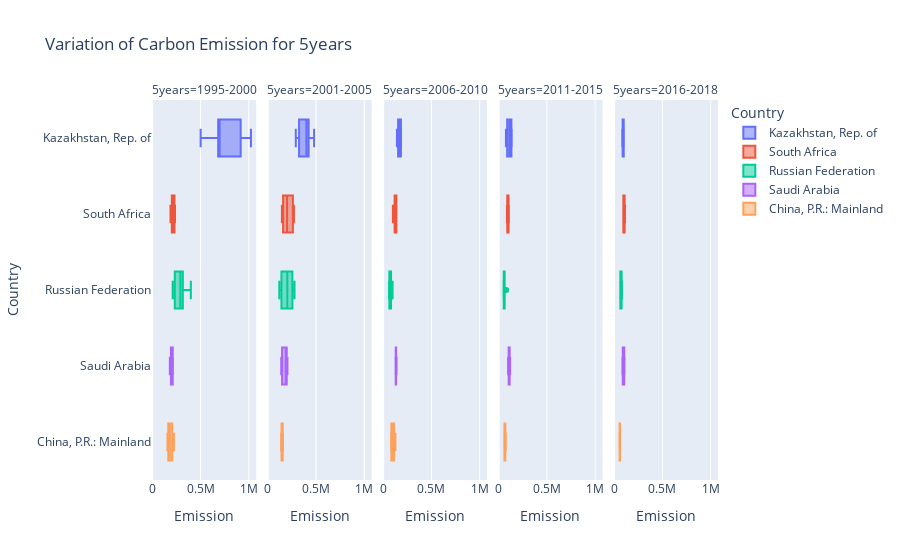

Here is the notebook cell this chart was saved with:
### Code cell
px.box(data_frame=dfm2, x='Emission', y='Country', color='Country', title='Variation of Carbon Emission for 5years',facet_col='5years')

### Figure 1 — Plotly figure (JSON) as saved in the notebook; plotly's stock layout.template omitted (floating-point values rounded to 4 significant figures)
{"data": [{"alignmentgroup": "True", "hovertemplate": "Country=%{y}<br>5years=1995-2000<br>Emission=%{x}<extra></extra>", "legendgroup": "Kazakhstan, Rep. of", "marker": {"color": "#636efa"}, "name": "Kazakhstan, Rep. of", "notched": false, "offsetgroup": "Kazakhstan, Rep. of", "orientation": "h", "showlegend": true, "type": "box", "x": [1022501, 915997, 696541, 698809, 683015, 501442], "x0": " ", "xaxis": "x", "y": ["Kazakhstan, Rep. of", "Kazakhstan, Rep. of", "Kazakhstan, Rep. of", "Kazakhstan, Rep. of", "Kazakhstan, Rep. of", "Kazakhstan, Rep. of"], "y0": " ", "yaxis": "y"}, {"alignmentgroup": "True", "hovertemplate": "Country=%{y}<br>5years=2001-2005<br>Emission=%{x}<extra></extra>", "legendgroup": "Kazakhstan, Rep. of", "marker": {"color": "#636efa"}, "name": "Kazakhstan, Rep. of", "notched": false, "offsetgroup": "Kazakhstan, Rep. of", "orientation": "h", "showlegend": false, "type": "box", "x": [480284, 404794, 400444, 336345, 290727], "x0": " ", "xaxis": "x2", "y": ["Kazakhstan, Rep. of", "Kazakhstan, Rep. of", "Kazakhstan, Rep. of", "Kazakhstan, Rep. of", "Kazakhstan, Rep. of"], "y0": " ", "yaxis": "y2"}, {"alignmentgroup": "True", "hovertemplate": "Country=%{y}<br>5years=2006-2010<br>Emission=%{x}<extra></extra>", "legendgroup": "Kazakhstan, Rep. of", "marker": {"color": "#636efa"}, "name": "Kazakhstan, Rep. of", "notched": false, "offsetgroup": "Kazakhstan, Rep. of", "orientation": "h", "showlegend": false, "type": "box", "x": [184814, 174477, 183201, 158452, 142629], "x0": " ", "xaxis": "x3", "y": ["Kazakhstan, Rep. of", "Kazakhstan, Rep. of", "Kazakhstan, Rep. of", "Kazakhstan, Rep. of", "Kazakhstan, Rep. of"], "y0": " ", "yaxis": "y3"}, {"alignmentgroup": "True", "hovertemplate": "Country=%{y}<br>5years=2011-2015<br>Emission=%{x}<extra></extra>", "legendgroup": "Kazakhstan, Rep. of", "marker": {"color": "#636efa"}, "name": "Kazakhstan, Rep. of", "notched": false, "offsetgroup": "Kazakhstan, Rep. of", "orientation": "h", "showlegend": false, "type": "box", "x": [135027, 111633, 131435, 92554, 75563], "x0": " ", "xaxis": "x4", "y": ["Kazakhstan, Rep. of", "Kazakhstan, Rep. of", "Kazakhstan, Rep. of", "Kazakhstan, Rep. of", "Kazakhstan, Rep. of"], "y0": " ", "yaxis": "y4"}, {"alignmentgroup": "True", "hovertemplate": "Country=%{y}<br>5years=2016-2018<br>Emission=%{x}<extra></extra>", "legendgroup": "Kazakhstan, Rep. of", "marker": {"color": "#636efa"}, "name": "Kazakhstan, Rep. of", "notched": false, "offsetgroup": "Kazakhstan, Rep. of", "orientation": "h", "showlegend": false, "type": "box", "x": [100386, 98068, 84520], "x0": " ", "xaxis": "x5", "y": ["Kazakhstan, Rep. of", "Kazakhstan, Rep. of", "Kazakhstan, Rep. of"], "y0": " ", "yaxis": "y5"}, {"alignmentgroup": "True", "hovertemplate": "Country=%{y}<br>5years=1995-2000<br>Emission=%{x}<extra></extra>", "legendgroup": "South Africa", "marker": {"color": "#EF553B"}, "name": "South Africa", "notched": false, "offsetgroup": "South Africa", "orientation": "h", "showlegend": true, "type": "box", "x": [189092, 206024, 202550, 236064, 230360, 221289], "x0": " ", "xaxis": "x", "y": ["South Africa", "South Africa", "South Africa", "South Africa", "South Africa", "South Africa"], "y0": " ", "yaxis": "y"}, {"alignmentgroup": "True", "hovertemplate": "Country=%{y}<br>5years=2001-2005<br>Emission=%{x}<extra></extra>", "legendgroup": "South Africa", "marker": {"color": "#EF553B"}, "name": "South Africa", "notched": false, "offsetgroup": "South Africa", "orientation": "h", "showlegend": false, "type": "box", "x": [257119, 271510, 200306, 163093, 147014], "x0": " ", "xaxis": "x2", "y": ["South Africa", "South Africa", "South Africa", "South Africa", "South Africa"], "y0": " ", "yaxis": "y2"}, {"alignmentgroup": "True", "hovertemplate": "Country=%{y}<br>5years=2006-2010<br>Emission=%{x}<extra></extra>", "legendgroup": "South Africa", "marker": {"color": "#EF553B"}, "name": "South Africa", "notched": false, "offsetgroup": "South Africa", "orientation": "h", "showlegend": false, "type": "box", "x": [136091, 124645, 136999, 133608, 100274], "x0": " ", "xaxis": "x3", "y": ["South Africa", "South Africa", "South Africa", "South Africa", "South Africa"], "y0": " ", "yaxis": "y3"}, {"alignmentgroup": "True", "hovertemplate": "Country=%{y}<br>5years=2011-2015<br>Emission=%{x}<extra></extra>", "legendgroup": "South Africa", "marker": {"color": "#EF553B"}, "name": "South Africa", "notched": false, "offsetgroup": "South Africa", "orientation": "h", "showlegend": false, "type": "box", "x": [85869, 90155, 96493, 101416, 105673], "x0": " ", "xaxis": "x4", "y": ["South Africa", "South Africa", "South Africa", "South Africa", "South Africa"], "y0": " ", "yaxis": "y4"}, {"alignmentgroup": "True", "hovertemplate": "Country=%{y}<br>5years=2016-2018<br>Emission=%{x}<extra></extra>", "legendgroup": "South Africa", "marker": {"color": "#EF553B"}, "name": "South Africa", "notched": false, "offsetgroup": "South Africa", "orientation": "h", "showlegend": false, "type": "box", "x": [113243, 95438, 96192], "x0": " ", "xaxis": "x5", "y": ["South Africa", "South Africa", "South Africa"], "y0": " ", "yaxis": "y5"}, {"alignmentgroup": "True", "hovertemplate": "Country=%{y}<br>5years=1995-2000<br>Emission=%{x}<extra></extra>", "legendgroup": "Russian Federation", "marker": {"color": "#00cc96"}, "name": "Russian Federation", "notched": false, "offsetgroup": "Russian Federation", "orientation": "h", "showlegend": true, "type": "box", "x": [278373, 233256, 211615, 303847, 399547, 316686], "x0": " ", "xaxis": "x", "y": ["Russian Federation", "Russian Federation", "Russian Federation", "Russian Federation", "Russian Federation", "Russian Federation"], "y0": " ", "yaxis": "y"}, {"alignmentgroup": "True", "hovertemplate": "Country=%{y}<br>5years=2001-2005<br>Emission=%{x}<extra></extra>", "legendgroup": "Russian Federation", "marker": {"color": "#00cc96"}, "name": "Russian Federation", "notched": false, "offsetgroup": "Russian Federation", "orientation": "h", "showlegend": false, "type": "box", "x": [277536, 248123, 202930, 149665, 119756], "x0": " ", "xaxis": "x2", "y": ["Russian Federation", "Russian Federation", "Russian Federation", "Russian Federation", "Russian Federation"], "y0": " ", "yaxis": "y2"}, {"alignmentgroup": "True", "hovertemplate": "Country=%{y}<br>5years=2006-2010<br>Emission=%{x}<extra></extra>", "legendgroup": "Russian Federation", "marker": {"color": "#00cc96"}, "name": "Russian Federation", "notched": false, "offsetgroup": "Russian Federation", "orientation": "h", "showlegend": false, "type": "box", "x": [97609, 75735, 60606, 76168, 64905], "x0": " ", "xaxis": "x3", "y": ["Russian Federation", "Russian Federation", "Russian Federation", "Russian Federation", "Russian Federation"], "y0": " ", "yaxis": "y3"}, {"alignmentgroup": "True", "hovertemplate": "Country=%{y}<br>5years=2011-2015<br>Emission=%{x}<extra></extra>", "legendgroup": "Russian Federation", "marker": {"color": "#00cc96"}, "name": "Russian Federation", "notched": false, "offsetgroup": "Russian Federation", "orientation": "h", "showlegend": false, "type": "box", "x": [56341, 53292, 51244, 56886, 78066], "x0": " ", "xaxis": "x4", "y": ["Russian Federation", "Russian Federation", "Russian Federation", "Russian Federation", "Russian Federation"], "y0": " ", "yaxis": "y4"}, {"alignmentgroup": "True", "hovertemplate": "Country=%{y}<br>5years=2016-2018<br>Emission=%{x}<extra></extra>", "legendgroup": "Russian Federation", "marker": {"color": "#00cc96"}, "name": "Russian Federation", "notched": false, "offsetgroup": "Russian Federation", "orientation": "h", "showlegend": false, "type": "box", "x": [81244, 66561, 64014], "x0": " ", "xaxis": "x5", "y": ["Russian Federation", "Russian Federation", "Russian Federation"], "y0": " ", "yaxis": "y5"}, {"alignmentgroup": "True", "hovertemplate": "Country=%{y}<br>5years=1995-2000<br>Emission=%{x}<extra></extra>", "legendgroup": "Saudi Arabia", "marker": {"color": "#ab63fa"}, "name": "Saudi Arabia", "notched": false, "offsetgroup": "Saudi Arabia", "orientation": "h", "showlegend": true, "type": "box", "x": [196641, 193740, 182157, 213698, 212012, 193197], "x0": " ", "xaxis": "x", "y": ["Saudi Arabia", "Saudi Arabia", "Saudi Arabia", "Saudi Arabia", "Saudi Arabia", "Saudi Arabia"], "y0": " ", "yaxis": "y"}, {"alignmentgroup": "True", "hovertemplate": "Country=%{y}<br>5years=2001-2005<br>Emission=%{x}<extra></extra>", "legendgroup": "Saudi Arabia", "marker": {"color": "#ab63fa"}, "name": "Saudi Arabia", "notched": false, "offsetgroup": "Saudi Arabia", "orientation": "h", "showlegend": false, "type": "box", "x": [194897, 204415, 190106, 151450, 140010], "x0": " ", "xaxis": "x2", "y": ["Saudi Arabia", "Saudi Arabia", "Saudi Arabia", "Saudi Arabia", "Saudi Arabia"], "y0": " ", "yaxis": "y2"}, {"alignmentgroup": "True", "hovertemplate": "Country=%{y}<br>5years=2006-2010<br>Emission=%{x}<extra></extra>", "legendgroup": "Saudi Arabia", "marker": {"color": "#ab63fa"}, "name": "Saudi Arabia", "notched": false, "offsetgroup": "Saudi Arabia", "orientation": "h", "showlegend": false, "type": "box", "x": [132955, 130367, 128265, 138768, 132982], "x0": " ", "xaxis": "x3", "y": ["Saudi Arabia", "Saudi Arabia", "Saudi Arabia", "Saudi Arabia", "Saudi Arabia"], "y0": " ", "yaxis": "y3"}, {"alignmentgroup": "True", "hovertemplate": "Country=%{y}<br>5years=2011-2015<br>Emission=%{x}<extra></extra>", "legendgroup": "Saudi Arabia", "marker": {"color": "#ab63fa"}, "name": "Saudi Arabia", "notched": false, "offsetgroup": "Saudi Arabia", "orientation": "h", "showlegend": false, "type": "box", "x": [119210, 112223, 97564, 105462, 111785], "x0": " ", "xaxis": "x4", "y": ["Saudi Arabia", "Saudi Arabia", "Saudi Arabia", "Saudi Arabia", "Saudi Arabia"], "y0": " ", "yaxis": "y4"}, {"alignmentgroup": "True", "hovertemplate": "Country=%{y}<br>5years=2016-2018<br>Emission=%{x}<extra></extra>", "legendgroup": "Saudi Arabia", "marker": {"color": "#ab63fa"}, "name": "Saudi Arabia", "notched": false, "offsetgroup": "Saudi Arabia", "orientation": "h", "showlegend": false, "type": "box", "x": [106991, 98917, 86427], "x0": " ", "xaxis": "x5", "y": ["Saudi Arabia", "Saudi Arabia", "Saudi Arabia"], "y0": " ", "yaxis": "y5"}, {"alignmentgroup": "True", "hovertemplate": "Country=%{y}<br>5years=1995-2000<br>Emission=%{x}<extra></extra>", "legendgroup": "China, P.R.: Mainland", "marker": {"color": "#FFA15A"}, "name": "China, P.R.: Mainland", "notched": false, "offsetgroup": "China, P.R.: Mainland", "orientation": "h", "showlegend": true, "type": "box", "x": [224140, 206817, 182622, 181806, 166103, 157773], "x0": " ", "xaxis": "x", "y": ["China, P.R.: Mainland", "China, P.R.: Mainland", "China, P.R.: Mainland", "China, P.R.: Mainland", "China, P.R.: Mainland", "China, P.R.: Mainland"], "y0": " ", "yaxis": "y"}, {"alignmentgroup": "True", "hovertemplate": "Country=%{y}<br>5years=2001-2005<br>Emission=%{x}<extra></extra>", "legendgroup": "China, P.R.: Mainland", "marker": {"color": "#FFA15A"}, "name": "China, P.R.: Mainland", "notched": false, "offsetgroup": "China, P.R.: Mainland", "orientation": "h", "showlegend": false, "type": "box", "x": [157753, 154860, 148666, 144187, 138898], "x0": " ", "xaxis": "x2", "y": ["China, P.R.: Mainland", "China, P.R.: Mainland", "China, P.R.: Mainland", "China, P.R.: Mainland", "China, P.R.: Mainland"], "y0": " ", "yaxis": "y2"}, {"alignmentgroup": "True", "hovertemplate": "Country=%{y}<br>5years=2006-2010<br>Emission=%{x}<extra></extra>", "legendgroup": "China, P.R.: Mainland", "marker": {"color": "#FFA15A"}, "name": "China, P.R.: Mainland", "notched": false, "offsetgroup": "China, P.R.: Mainland", "orientation": "h", "showlegend": false, "type": "box", "x": [126623, 107996, 85673, 89099, 82299], "x0": " ", "xaxis": "x3", "y": ["China, P.R.: Mainland", "China, P.R.: Mainland", "China, P.R.: Mainland", "China, P.R.: Mainland", "China, P.R.: Mainland"], "y0": " ", "yaxis": "y3"}, {"alignmentgroup": "True", "hovertemplate": "Country=%{y}<br>5years=2011-2015<br>Emission=%{x}<extra></extra>", "legendgroup": "China, P.R.: Mainland", "marker": {"color": "#FFA15A"}, "name": "China, P.R.: Mainland", "notched": false, "offsetgroup": "China, P.R.: Mainland", "orientation": "h", "showlegend": false, "type": "box", "x": [73591, 68422, 64992, 60169, 59126], "x0": " ", "xaxis": "x4", "y": ["China, P.R.: Mainland", "China, P.R.: Mainland", "China, P.R.: Mainland", "China, P.R.: Mainland", "China, P.R.: Mainland"], "y0": " ", "yaxis": "y4"}, {"alignmentgroup": "True", "hovertemplate": "Country=%{y}<br>5years=2016-2018<br>Emission=%{x}<extra></extra>", "legendgroup": "China, P.R.: Mainland", "marker": {"color": "#FFA15A"}, "name": "China, P.R.: Mainland", "notched": false, "offsetgroup": "China, P.R.: Mainland", "orientation": "h", "showlegend": false, "type": "box", "x": [62086, 60427, 55831], "x0": " ", "xaxis": "x5", "y": ["China, P.R.: Mainland", "China, P.R.: Mainland", "China, P.R.: Mainland"], "y0": " ", "yaxis": "y5"}], "layout": {"annotations": [{"font": {}, "showarrow": false, "text": "5years=1995-2000", "x": 0.092, "xanchor": "center", "xref": "paper", "y": 1, "yanchor": "bottom", "yref": "paper"}, {"font": {}, "showarrow": false, "text": "5years=2001-2005", "x": 0.296, "xanchor": "center", "xref": "paper", "y": 1, "yanchor": "bottom", "yref": "paper"}, {"font": {}, "showarrow": false, "text": "5years=2006-2010", "x": 0.5, "xanchor": "center", "xref": "paper", "y": 1, "yanchor": "bottom", "yref": "paper"}, {"font": {}, "showarrow": false, "text": "5years=2011-2015", "x": 0.704, "xanchor": "center", "xref": "paper", "y": 1, "yanchor": "bottom", "yref": "paper"}, {"font": {}, "showarrow": false, "text": "5years=2016-2018", "x": 0.908, "xanchor": "center", "xref": "paper", "y": 1, "yanchor": "bottom", "yref": "paper"}], "boxmode": "overlay", "legend": {"title": {"text": "Country"}, "tracegroupgap": 0}, "title": {"text": "Variation of Carbon Emission for 5years"}, "xaxis": {"anchor": "y", "domain": [0, 0.184], "title": {"text": "Emission"}}, "xaxis2": {"anchor": "y2", "domain": [0.204, 0.388], "matches": "x", "title": {"text": "Emission"}}, "xaxis3": {"anchor": "y3", "domain": [0.408, 0.592], "matches": "x", "title": {"text": "Emission"}}, "xaxis4": {"anchor": "y4", "domain": [0.612, 0.796], "matches": "x", "title": {"text": "Emission"}}, "xaxis5": {"anchor": "y5", "domain": [0.816, 1], "matches": "x", "title": {"text": "Emission"}}, "yaxis": {"anchor": "x", "categoryarray": ["China, P.R.: Mainland", "Saudi Arabia", "Russian Federation", "South Africa", "Kazakhstan, Rep. of"], "categoryorder": "array", "domain": [0, 1], "title": {"text": "Country"}}, "yaxis2": {"anchor": "x2", "domain": [0, 1], "matches": "y", "showticklabels": false}, "yaxis3": {"anchor": "x3", "domain": [0, 1], "matches": "y", "showticklabels": false}, "yaxis4": {"anchor": "x4", "domain": [0, 1], "matches": "y", "showticklabels": false}, "yaxis5": {"anchor": "x5", "domain": [0, 1], "matches": "y", "showticklabels": false}}}
